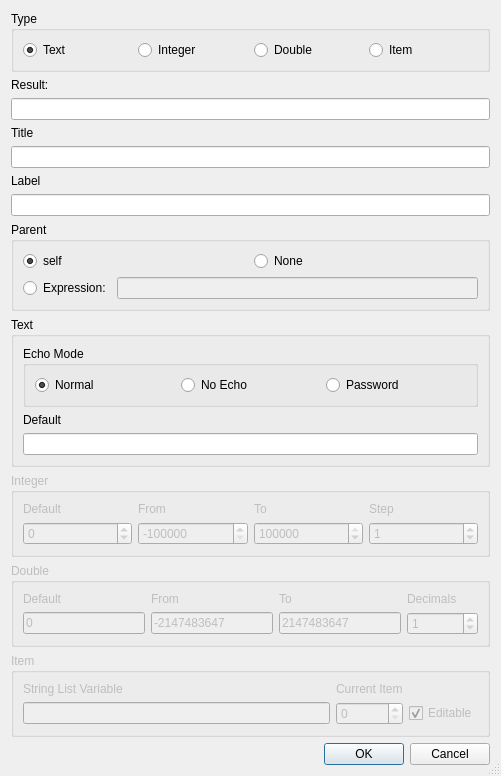
<?xml version="1.0" encoding="UTF-8"?>
<ui version="4.0">
 <class>InputDialogWizardDialog</class>
 <widget class="QDialog" name="InputDialogWizardDialog">
  <property name="geometry">
   <rect>
    <x>0</x>
    <y>0</y>
    <width>501</width>
    <height>684</height>
   </rect>
  </property>
  <property name="windowTitle">
   <string>QInputDialog Wizard</string>
  </property>
  <property name="sizeGripEnabled">
   <bool>true</bool>
  </property>
  <layout class="QVBoxLayout" name="verticalLayout">
   <item>
    <widget class="QGroupBox" name="groupBox">
     <property name="title">
      <string>Type</string>
     </property>
     <layout class="QHBoxLayout">
      <item>
       <widget class="QRadioButton" name="rText">
        <property name="text">
         <string>Text</string>
        </property>
        <property name="checked">
         <bool>true</bool>
        </property>
       </widget>
      </item>
      <item>
       <widget class="QRadioButton" name="rInteger">
        <property name="text">
         <string>Integer</string>
        </property>
       </widget>
      </item>
      <item>
       <widget class="QRadioButton" name="rDouble">
        <property name="text">
         <string>Double</string>
        </property>
       </widget>
      </item>
      <item>
       <widget class="QRadioButton" name="rItem">
        <property name="text">
         <string>Item</string>
        </property>
       </widget>
      </item>
     </layout>
    </widget>
   </item>
   <item>
    <widget class="QLabel" name="label">
     <property name="text">
      <string>Result:</string>
     </property>
    </widget>
   </item>
   <item>
    <widget class="QLineEdit" name="eResultVar">
     <property name="toolTip">
      <string>Enter the result variable name</string>
     </property>
    </widget>
   </item>
   <item>
    <widget class="QLabel" name="TextLabel1">
     <property name="text">
      <string>Title</string>
     </property>
    </widget>
   </item>
   <item>
    <widget class="QLineEdit" name="eCaption"/>
   </item>
   <item>
    <widget class="QLabel" name="TextLabel2">
     <property name="text">
      <string>Label</string>
     </property>
    </widget>
   </item>
   <item>
    <widget class="QLineEdit" name="eLabel"/>
   </item>
   <item>
    <widget class="QGroupBox" name="parentGroup">
     <property name="title">
      <string>Parent</string>
     </property>
     <layout class="QGridLayout" name="gridLayout_3">
      <item row="0" column="0">
       <widget class="QRadioButton" name="parentSelf">
        <property name="toolTip">
         <string>Select &quot;self&quot; as parent</string>
        </property>
        <property name="text">
         <string>self</string>
        </property>
        <property name="checked">
         <bool>true</bool>
        </property>
       </widget>
      </item>
      <item row="0" column="1">
       <widget class="QRadioButton" name="parentNone">
        <property name="toolTip">
         <string>Select &quot;None&quot; as parent</string>
        </property>
        <property name="text">
         <string>None</string>
        </property>
       </widget>
      </item>
      <item row="1" column="0" colspan="2">
       <layout class="QHBoxLayout" name="horizontalLayout_2">
        <item>
         <widget class="QRadioButton" name="parentOther">
          <property name="toolTip">
           <string>Select to enter a parent expression</string>
          </property>
          <property name="text">
           <string>Expression:</string>
          </property>
         </widget>
        </item>
        <item>
         <widget class="QLineEdit" name="parentEdit">
          <property name="enabled">
           <bool>false</bool>
          </property>
          <property name="toolTip">
           <string>Enter the parent expression</string>
          </property>
         </widget>
        </item>
       </layout>
      </item>
     </layout>
    </widget>
   </item>
   <item>
    <widget class="QGroupBox" name="groupBox_2">
     <property name="title">
      <string>Text</string>
     </property>
     <layout class="QVBoxLayout">
      <item>
       <widget class="QGroupBox" name="groupBox_3">
        <property name="title">
         <string>Echo Mode</string>
        </property>
        <layout class="QHBoxLayout">
         <item>
          <widget class="QRadioButton" name="rEchoNormal">
           <property name="text">
            <string>Normal</string>
           </property>
           <property name="checked">
            <bool>true</bool>
           </property>
          </widget>
         </item>
         <item>
          <widget class="QRadioButton" name="rEchoNoEcho">
           <property name="text">
            <string>No Echo</string>
           </property>
          </widget>
         </item>
         <item>
          <widget class="QRadioButton" name="rEchoPassword">
           <property name="text">
            <string>Password</string>
           </property>
          </widget>
         </item>
        </layout>
       </widget>
      </item>
      <item>
       <widget class="QLabel" name="TextLabel3">
        <property name="text">
         <string>Default</string>
        </property>
       </widget>
      </item>
      <item>
       <widget class="QLineEdit" name="eTextDefault"/>
      </item>
     </layout>
    </widget>
   </item>
   <item>
    <widget class="QGroupBox" name="groupBox_4">
     <property name="enabled">
      <bool>false</bool>
     </property>
     <property name="title">
      <string>Integer</string>
     </property>
     <layout class="QGridLayout">
      <item row="1" column="3">
       <widget class="QSpinBox" name="sIntStep">
        <property name="minimum">
         <number>-2147483647</number>
        </property>
        <property name="maximum">
         <number>2147483647</number>
        </property>
        <property name="value">
         <number>1</number>
        </property>
       </widget>
      </item>
      <item row="1" column="2">
       <widget class="QSpinBox" name="sIntTo">
        <property name="minimum">
         <number>-2147483647</number>
        </property>
        <property name="maximum">
         <number>2147483647</number>
        </property>
        <property name="value">
         <number>2147483647</number>
        </property>
       </widget>
      </item>
      <item row="1" column="1">
       <widget class="QSpinBox" name="sIntFrom">
        <property name="minimum">
         <number>-2147483647</number>
        </property>
        <property name="maximum">
         <number>2147483647</number>
        </property>
        <property name="value">
         <number>-2147483647</number>
        </property>
       </widget>
      </item>
      <item row="1" column="0">
       <widget class="QSpinBox" name="sIntDefault">
        <property name="minimum">
         <number>-2147483647</number>
        </property>
        <property name="maximum">
         <number>2147483647</number>
        </property>
       </widget>
      </item>
      <item row="0" column="3">
       <widget class="QLabel" name="TextLabel4_4">
        <property name="text">
         <string>Step</string>
        </property>
       </widget>
      </item>
      <item row="0" column="2">
       <widget class="QLabel" name="TextLabel4_3">
        <property name="text">
         <string>To</string>
        </property>
       </widget>
      </item>
      <item row="0" column="1">
       <widget class="QLabel" name="TextLabel4_2">
        <property name="text">
         <string>From</string>
        </property>
       </widget>
      </item>
      <item row="0" column="0">
       <widget class="QLabel" name="TextLabel4">
        <property name="text">
         <string>Default</string>
        </property>
       </widget>
      </item>
     </layout>
    </widget>
   </item>
   <item>
    <widget class="QGroupBox" name="groupBox_5">
     <property name="enabled">
      <bool>false</bool>
     </property>
     <property name="title">
      <string>Double</string>
     </property>
     <layout class="QGridLayout">
      <item row="1" column="3">
       <widget class="QSpinBox" name="sDoubleDecimals">
        <property name="minimum">
         <number>-2147483647</number>
        </property>
        <property name="maximum">
         <number>2147483647</number>
        </property>
        <property name="value">
         <number>1</number>
        </property>
       </widget>
      </item>
      <item row="1" column="2">
       <widget class="QLineEdit" name="eDoubleTo">
        <property name="text">
         <string>2147483647</string>
        </property>
       </widget>
      </item>
      <item row="1" column="1">
       <widget class="QLineEdit" name="eDoubleFrom">
        <property name="text">
         <string>-2147483647</string>
        </property>
       </widget>
      </item>
      <item row="1" column="0">
       <widget class="QLineEdit" name="eDoubleDefault">
        <property name="text">
         <string>0</string>
        </property>
       </widget>
      </item>
      <item row="0" column="0">
       <widget class="QLabel" name="TextLabel5">
        <property name="text">
         <string>Default</string>
        </property>
       </widget>
      </item>
      <item row="0" column="1">
       <widget class="QLabel" name="TextLabel6">
        <property name="text">
         <string>From</string>
        </property>
       </widget>
      </item>
      <item row="0" column="2">
       <widget class="QLabel" name="TextLabel7">
        <property name="text">
         <string>To</string>
        </property>
       </widget>
      </item>
      <item row="0" column="3">
       <widget class="QLabel" name="TextLabel8">
        <property name="text">
         <string>Decimals</string>
        </property>
       </widget>
      </item>
     </layout>
    </widget>
   </item>
   <item>
    <widget class="QGroupBox" name="groupBox_6">
     <property name="enabled">
      <bool>false</bool>
     </property>
     <property name="title">
      <string>Item</string>
     </property>
     <layout class="QGridLayout">
      <item row="1" column="2">
       <widget class="QCheckBox" name="cEditable">
        <property name="text">
         <string>Editable</string>
        </property>
        <property name="checked">
         <bool>true</bool>
        </property>
       </widget>
      </item>
      <item row="1" column="1">
       <widget class="QSpinBox" name="sCurrentItem"/>
      </item>
      <item row="1" column="0">
       <widget class="QLineEdit" name="eVariable"/>
      </item>
      <item row="0" column="1">
       <widget class="QLabel" name="TextLabel10">
        <property name="text">
         <string>Current Item</string>
        </property>
       </widget>
      </item>
      <item row="0" column="0">
       <widget class="QLabel" name="TextLabel9">
        <property name="text">
         <string>String List Variable</string>
        </property>
       </widget>
      </item>
     </layout>
    </widget>
   </item>
   <item>
    <widget class="QDialogButtonBox" name="buttonBox">
     <property name="orientation">
      <enum>Qt::Horizontal</enum>
     </property>
     <property name="standardButtons">
      <set>QDialogButtonBox::Cancel|QDialogButtonBox::Ok</set>
     </property>
    </widget>
   </item>
  </layout>
 </widget>
 <pixmapfunction>qPixmapFromMimeSource</pixmapfunction>
 <tabstops>
  <tabstop>rText</tabstop>
  <tabstop>rInteger</tabstop>
  <tabstop>rDouble</tabstop>
  <tabstop>rItem</tabstop>
  <tabstop>eResultVar</tabstop>
  <tabstop>eCaption</tabstop>
  <tabstop>eLabel</tabstop>
  <tabstop>parentSelf</tabstop>
  <tabstop>parentNone</tabstop>
  <tabstop>parentOther</tabstop>
  <tabstop>parentEdit</tabstop>
  <tabstop>rEchoNormal</tabstop>
  <tabstop>rEchoNoEcho</tabstop>
  <tabstop>rEchoPassword</tabstop>
  <tabstop>eTextDefault</tabstop>
  <tabstop>sIntDefault</tabstop>
  <tabstop>sIntFrom</tabstop>
  <tabstop>sIntTo</tabstop>
  <tabstop>sIntStep</tabstop>
  <tabstop>eDoubleDefault</tabstop>
  <tabstop>eDoubleFrom</tabstop>
  <tabstop>eDoubleTo</tabstop>
  <tabstop>sDoubleDecimals</tabstop>
  <tabstop>eVariable</tabstop>
  <tabstop>sCurrentItem</tabstop>
  <tabstop>cEditable</tabstop>
  <tabstop>buttonBox</tabstop>
 </tabstops>
 <resources/>
 <connections>
  <connection>
   <sender>rText</sender>
   <signal>toggled(bool)</signal>
   <receiver>groupBox_2</receiver>
   <slot>setEnabled(bool)</slot>
   <hints>
    <hint type="sourcelabel">
     <x>74</x>
     <y>48</y>
    </hint>
    <hint type="destinationlabel">
     <x>39</x>
     <y>411</y>
    </hint>
   </hints>
  </connection>
  <connection>
   <sender>rInteger</sender>
   <signal>toggled(bool)</signal>
   <receiver>groupBox_4</receiver>
   <slot>setEnabled(bool)</slot>
   <hints>
    <hint type="sourcelabel">
     <x>247</x>
     <y>48</y>
    </hint>
    <hint type="destinationlabel">
     <x>178</x>
     <y>489</y>
    </hint>
   </hints>
  </connection>
  <connection>
   <sender>rDouble</sender>
   <signal>toggled(bool)</signal>
   <receiver>groupBox_5</receiver>
   <slot>setEnabled(bool)</slot>
   <hints>
    <hint type="sourcelabel">
     <x>364</x>
     <y>48</y>
    </hint>
    <hint type="destinationlabel">
     <x>283</x>
     <y>567</y>
    </hint>
   </hints>
  </connection>
  <connection>
   <sender>rItem</sender>
   <signal>toggled(bool)</signal>
   <receiver>groupBox_6</receiver>
   <slot>setEnabled(bool)</slot>
   <hints>
    <hint type="sourcelabel">
     <x>481</x>
     <y>48</y>
    </hint>
    <hint type="destinationlabel">
     <x>448</x>
     <y>645</y>
    </hint>
   </hints>
  </connection>
  <connection>
   <sender>buttonBox</sender>
   <signal>accepted()</signal>
   <receiver>InputDialogWizardDialog</receiver>
   <slot>accept()</slot>
   <hints>
    <hint type="sourcelabel">
     <x>34</x>
     <y>674</y>
    </hint>
    <hint type="destinationlabel">
     <x>25</x>
     <y>622</y>
    </hint>
   </hints>
  </connection>
  <connection>
   <sender>buttonBox</sender>
   <signal>rejected()</signal>
   <receiver>InputDialogWizardDialog</receiver>
   <slot>reject()</slot>
   <hints>
    <hint type="sourcelabel">
     <x>120</x>
     <y>674</y>
    </hint>
    <hint type="destinationlabel">
     <x>111</x>
     <y>621</y>
    </hint>
   </hints>
  </connection>
  <connection>
   <sender>parentOther</sender>
   <signal>toggled(bool)</signal>
   <receiver>parentEdit</receiver>
   <slot>setEnabled(bool)</slot>
   <hints>
    <hint type="sourcelabel">
     <x>81</x>
     <y>253</y>
    </hint>
    <hint type="destinationlabel">
     <x>124</x>
     <y>260</y>
    </hint>
   </hints>
  </connection>
 </connections>
</ui>
